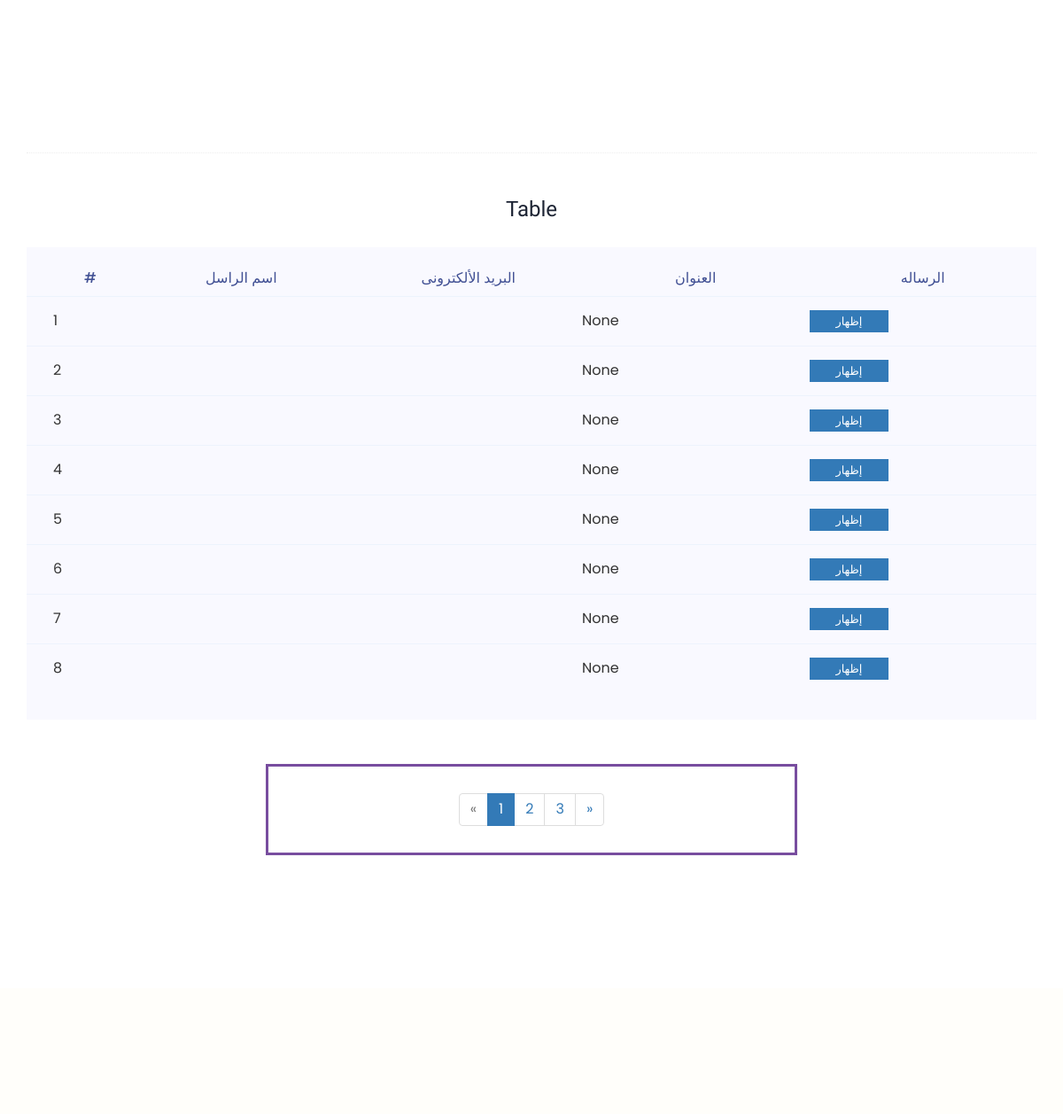
/office/contact/list (middle part), run on an earlier commit of the app's database.
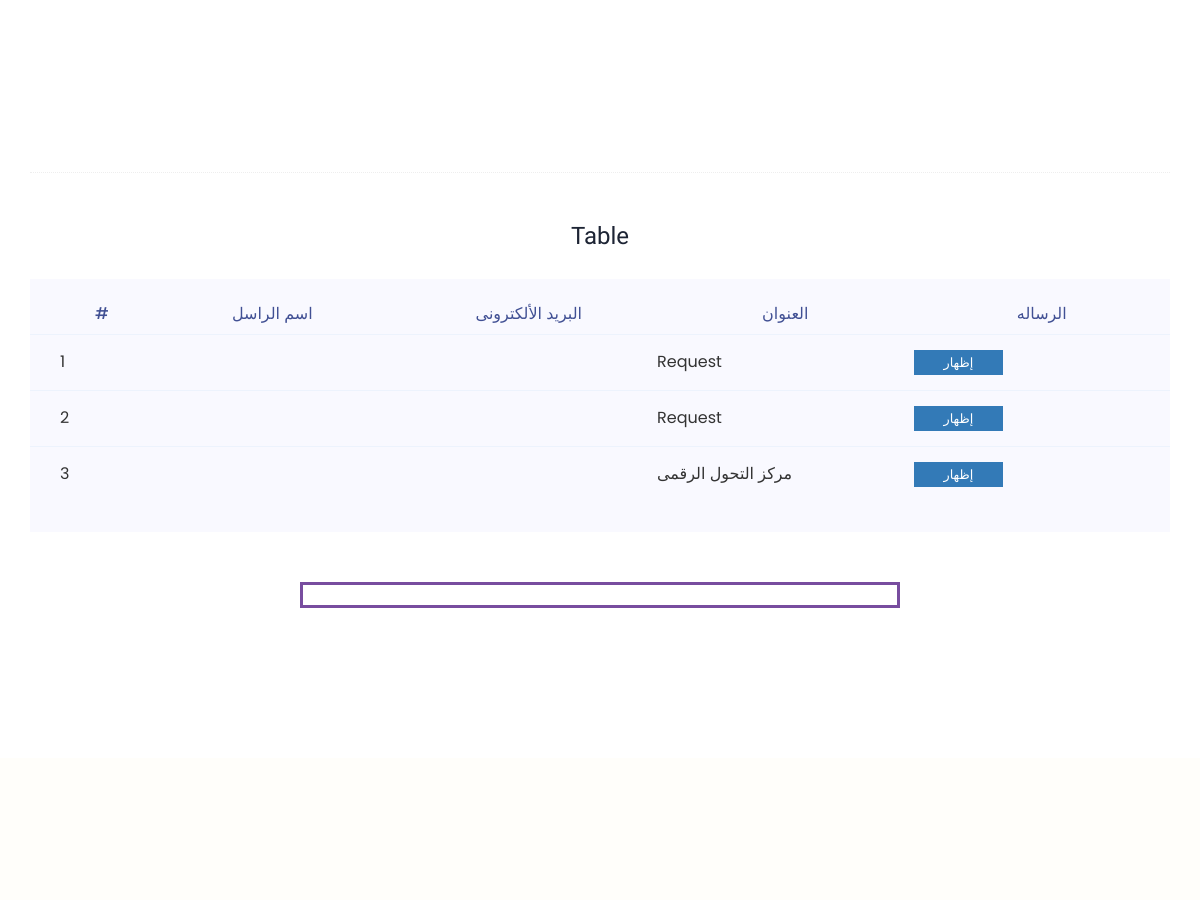
And on a later commit of the database.
### office/models.py (models this page shows, shortened)
class Contact(models.Model):
    title = models.CharField(max_length=255, blank=True, null=True, verbose_name='العنوان')
    message = models.TextField(blank=True, null=True, verbose_name='الرساله')
    email = models.CharField(blank=True, max_length=255, null=True, verbose_name='البريد الألكترونى')
    phone = models.CharField(max_length=255, blank=True, null=True, verbose_name='رقم الجوال')
    city = models.CharField(max_length=255, blank=True, null=True, verbose_name='المدينه')
    country = models.CharField(max_length=255, blank=True, null=True, verbose_name='المحافظه')
    name = models.CharField(max_length=255, blank=True, null=True, verbose_name='الأسم')
    CAT_CHOICES = [
        ('1', 'طلب خدمة'),
        ('2', 'طلب انضمام'),
        ('3', 'شكاوى'),
        ('4', 'مقترحات'),
    ]
    category = models.CharField(max_length=5, choices=CAT_CHOICES, verbose_name='االتصنيفات')
    class Meta:
        ordering = ['title', ]
        verbose_name = 'العمل '
        verbose_name_plural = 'الأعمال '

### office/views.py (the view)
# urls.py: path('contact/list', views.contact_list_detail, name='contact-list'),
def contact_list_detail(request):
    forms = models.Contact.objects.all()
    page = request.GET.get('page', 1)
    paginator = Paginator(forms, 8)
    try:
        forms = paginator.page(page)
    except PageNotAnInteger:
        forms = paginator.page(1)
    except EmptyPage:
        forms = paginator.page(paginator.num_pages)
    context = {
        "forms": forms
    }
    return render(request, 'office/contact-list.html', context=context)

### office/templates/office/contact-list.html (shortened to what this page needs)
{% extends 'base.html'  %}
{% block body %}
                <section class="service-area pt-150 pb-150">
                <div class="container">
            <div class="section-top-border">
					<h3 class="mb-30">Table</h3>
					<div class="progress-table-wrap">
						<div class="progress-table">
							<div class="table-head">
								<div class="serial">#</div>
								<div class="country">اسم الراسل</div>
								<div class="country">البريد الألكترونى</div>
                                <div class="country">  العنوان</div>
                                <div class="country"> الرساله</div>
							</div>
							{% for form in forms %}
                                <div class="table-row">
								<div class="serial">{{ form.pk }}</div>
								<div class="country">{{ form.user.first_name }}</div>
                                    <div class="country">{{ form.user.email }}</div>
                                    <div class="country">{{ form.title }}</div>
								<div class="country"><a class="genric-btn btn-primary small"  href="{% url 'contact-detail' form.pk %}">إظهار</a></div>
							</div>
                            {% endfor %}
                </div>
                    </div>
            </div>
                </div>
                <center>
      <div class="col-12 mt-5 centered">
            {% if forms.has_other_pages %}
  <ul class="pagination">
    {% if forms.has_previous %}
      <li class="page-item"><a class="page-link" href="?page={{ forms.previous_page_number }}">&laquo;</a></li>
    {% else %}
      <li class="page-item disabled"><span class="page-link">&laquo;</span></li>
    {% endif %}
    {% for i in forms.paginator.page_range %}
      {% if forms.number == i %}
        <li class="page-item active"><span class="page-link">{{ i }} <span  class="sr-only">(current)</span></span></li>
      {% else %}
        <li class="page-item"><a class="page-link" href="?page={{ i }}">{{ i }}</a></li>
      {% endif %}
    {% endfor %}
    {% if forms.has_next %}
      <li class="page-item"><a class="page-link" href="?page={{ forms.next_page_number }}">&raquo;</a></li>
    {% else %}
      <li class="page-item disabled"><span class="page-link">&raquo;</span></li>
    {% endif %}
  </ul>
{% endif %}
    </div>
                </center>
                </section>
{% endblock body %}

### templates/base.html (shortened to what this page needs)
<html class="no-js" lang="zxx" >
{% load static %}
<head>
	    <link rel="stylesheet" href="{% static 'css/bootstrap.css' %}" type="text/css">
	<link rel="stylesheet" href="{% static 'css/owl.carousel.css' %}" type="text/css">
	<link rel="stylesheet" href="{% static 'css/slicknav.css' %}" type="text/css">
    <link rel="stylesheet" href="{% static 'css/flaticon.css' %}" type="text/css">
    <link rel="stylesheet" href="{% static 'css/hamburgers.css' %}" type="text/css">
    <link rel="stylesheet" href="{% static 'css/gijgo.css' %}" type="text/css">
    <link rel="stylesheet" href="{% static 'css/animate.css' %}" type="text/css">
    <link rel="stylesheet" href="{% static 'css/magnific-popup.css' %}" type="text/css">
	<link rel="stylesheet" href="{% static 'css/magnific-popup.css' %}"  type="text/css">
	<link rel="stylesheet" href="{% static 'css/custom.css' %}" type="text/css">
<link rel="stylesheet" href="https://use.fontawesome.com/releases/v5.6.1/css/all.css">
	    <link rel="stylesheet" href="{% static 'css/bootstrap-social.css' %}" type="text/css">
	<link rel="stylesheet" href="{% static 'css/themify-icons.css' %}" type="text/css">
	<link rel="stylesheet" href="{% static 'css/slick.css' %}" type="text/css">
	<link rel="stylesheet" href="{% static 'css/nice-select.css' %}" type="text/css">
	<link rel="stylesheet" href="{% static 'css/style.css' %}" type="text/css">
	<link rel="stylesheet" href="{% static 'css/images.css' %}" type="text/css">
</head>
<body>
   <main>
{% block body %}
       {% endblock body %}
    </main>
   {% include 'footer.html' %}
    </body>
</html>

### templates/navbar.html (shortened to what this page needs)
{% load static %}

### templates/footer.html (shortened to what this page needs)
{% load static %}
 <footer>
        <div class="footer-area footer-padding section-bg" data-background="{% static 'images/footer_bg.png' %}">
    </footer>

### static/css/custom.css (style rules this page uses)
.container { margin: 60px auto 0px auto; text-align: center; }

What changed in the data, as far as the page shows it:
removed Contact: pk "4", title "None"
removed Contact: pk "5", title "None"
removed Contact: pk "6", title "None"
removed Contact: pk "7", title "None"
removed Contact: pk "8", title "None"
changed Contact id 1: title "None" → "Request"
changed Contact id 2: title "None" → "Request"
changed Contact id 3: title "None" → "مركز التحول الرقمى"
Also different on the page:
list line gone: "1"
list line gone: "2"
list line gone: "3"
